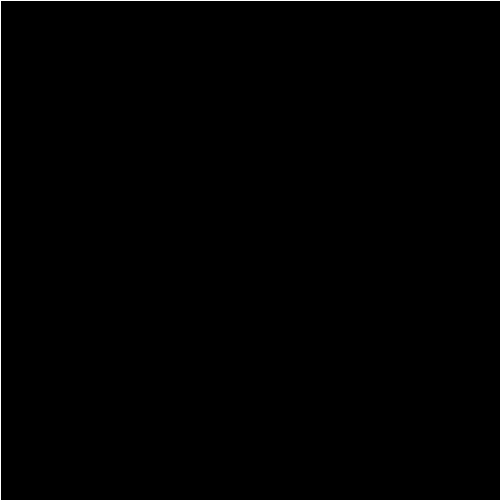
Frame 1 (no input)
Frame 60 (the mouse pressed at the canvas centre just before this capture): identical to frame 1, image omitted
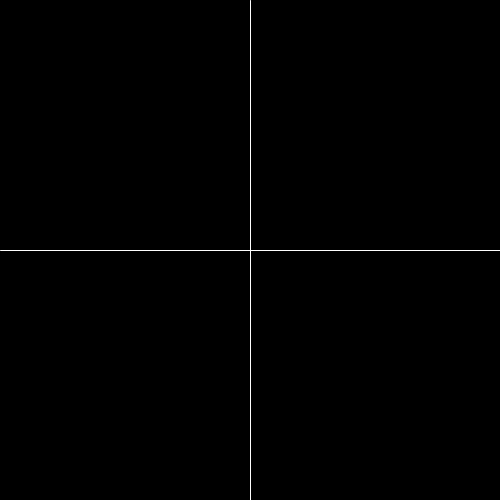
Frame 120 (the mouse held since frame 60 and released just before this capture)

The Processing sketch that drew these frames (run headless with seeded random() and noise(); from frame 60 on, the mouse is pressed at the canvas centre):

// Processing sketch: line
// ── line.pde


void setup(){
 size(500,500); 
 noCursor();
  
}

void draw(){
 background(0);
 stroke(255);
  
 line(mouseX,0,mouseX,height);
 line(0,mouseY,width,mouseY);
 
}
